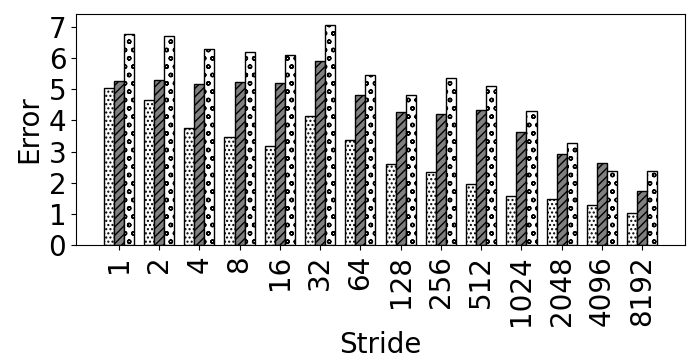

Source code (Python):
import random
import matplotlib
import matplotlib.pyplot as plt
from matplotlib import style

import numpy as np
import matplotlib.patches as mpatches

#plt.rcdefaults()
fig, ax = plt.subplots()

fig.set_size_inches(7, 3.5)


#stride = ['stride-1', 'stride-2', 'stride-4', 'stride-8', 'stride-16', 'stride-32', 'stride-64', 'stride-128', 'stride-256', 'stride-512', 'stride-1024', 'stride-2048', 'stride-4096', 'stride-8192']
stride = ['1', '2', '4', '8', '16', '32', '64', '128', '256', '512', '1024', '2048', '4096', '8192']

bwell=[5.04162043501897, 4.63546604271373, 3.74311652908623, 3.47605132726607, 3.16435742666784, 4.13031454368285, 3.37434703222519, 2.61681620663392, 2.35404478590249, 1.95646090126649, 1.58781326512427, 1.47025394381327, 1.293452667997, 1.02507633924204]
slake=[5.25641263002054, 5.30276725516157, 5.17200771130107, 5.22647914550374, 5.20009771822247, 5.91380084369278, 4.79849365532252, 4.27440495586128, 4.20096461347143, 4.31763239263022, 3.6350853000704, 2.90690909251961, 2.63080662354015, 1.75253761315389]
clake=[6.76825290647361, 6.69448507975646, 6.27744009109013, 6.20291573964299, 6.07750099910998, 7.06491891614915, 5.45428369035534, 4.81261254885194, 5.36187555245409, 5.09523056579809, 4.31119703985282, 3.25780477170938, 2.38521968333797, 2.38827498066317]

barwidth=.25
# Set position of bar on X axis
r1 = np.arange(len(bwell))
r2 = [x + barwidth for x in r1]
r3 = [x + barwidth for x in r2]


x_pos = np.arange(len(stride))  # the label locations
#ax.barh(x_pos, read, hatch='....', color='white', edgecolor='black')
#rects1 = plt.bar(x, traffic, .8, hatch='....', color='white', edgecolor='black')
plt.bar(r1, bwell, width=barwidth, hatch='....', color='white', edgecolor='black', label='Broadwell')
plt.bar(r2, slake, width=barwidth, hatch='////', color='grey', edgecolor='black', label='Sky Lake')
plt.bar(r3, clake, width=barwidth, hatch='oo', color='white', edgecolor='black', label='Cascade Lake')

#plt.legend(handlelength=3, fontsize=12)

#plt.legend(loc="upper right", fontsize=12)


ax.set_ylabel('Error', fontsize=16)
ax.set_xlabel('Stride', fontsize=16)


#plt.title('', fontsize=18)
#ax.set_xticks(x_pos)

plt.yticks(fontsize=14)
#plt.yticks(np.arange(0, 100, 10), fontsize=14)
#ax.get_yaxis().get_major_formatter().set_scientific(False)

plt.xticks([r + barwidth for r in range(len(bwell))], stride, fontsize=12, rotation=90)

#plt.xticks(rotation=90, fontsize=14)
#ax.set_xticklabels(stride, fontsize=12)

#ax.invert_yaxis()
plt.tight_layout()

plt.show()
fig.savefig('500_non_init_nonp.png', dpi=100)

# Example data
